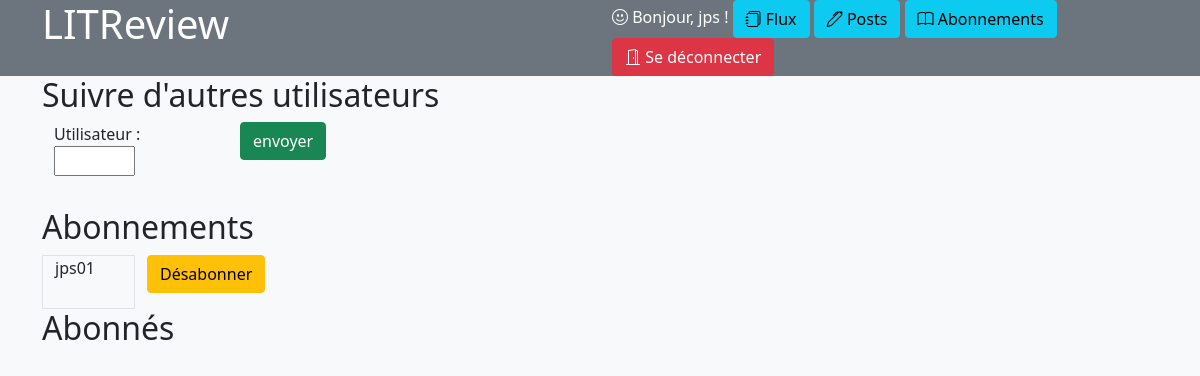
/home/abonnements (signed in), run on an earlier commit of the app's database.
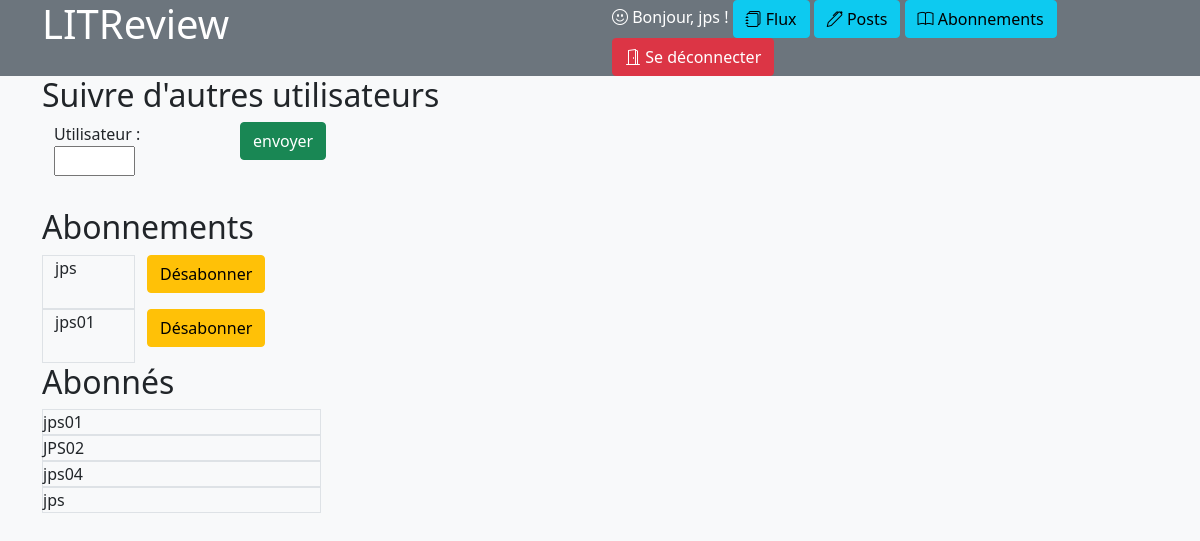
And on a later commit of the database.
### connexion/models.py (models this page shows, shortened)
class ConnectUser(AbstractBaseUser):
    pseudo = models.CharField(
        unique=True,
        max_length=10,
        blank=False
    )
    email = models.EmailField(
        unique=True,
        max_length=255,
        blank=False
    )
    is_active = models.BooleanField(default=True)
    is_staff = models.BooleanField(default=False)
    is_admin = models.BooleanField(default=False)
    USERNAME_FIELD = "pseudo"
    REQUIRED_FIELDS = ["email"]
    objects = MyUserManager()

### review/models.py (models this page shows)
class UserFollows(models.Model):
    user = models.ForeignKey(settings.AUTH_USER_MODEL, on_delete=models.SET_NULL, null=True, related_name='following')
    followed_user = models.ForeignKey(settings.AUTH_USER_MODEL, on_delete=models.SET_NULL, null=True, related_name='followed_by')
    class Meta:
        unique_together = ('user', 'followed_user')

### review/views.py (the view, shortened to what this page needs)
# urls.py: path('home/abonnements', login_required(review.views.UserFollowsView.as_view()),name='abonnements'),
class UserFollowsView(View):
    template_name = 'review/abonnements.html'
    form = UserFollowsForm
    success_url = reverse_lazy('home')
    def get(self, request):
        form = self.form()
        follows = UserFollows.objects.filter(user=self.request.user)
        followers = UserFollows.objects.filter(followed_user=self.request.user)
        return render(request,
                      self.template_name,
                      {"follows": follows,
                       "form": form,
                       "followers": followers})

### review/forms.py
class UserFollowsForm(forms.Form):
    followed_name = forms.CharField(label="Utilisateur" ,widget = forms.TextInput())

### review/templates/review/abonnements.html (shortened to what this page needs)
{% extends 'base.html' %}
{% block content %}
<div class="container">
    <h2>Suivre d'autres utilisateurs</h2>
    <form method="POST">
        <div class="container">
            <div class="row">
                <div class="col-2">
                    {{form.as_p}}
                </div>
                <div class="col">
                    <input type="submit" class="btn btn-success" value="envoyer">
                </div>
            </div>
        </div>
    </form>
    <h2>Abonnements</h2>
    {% if follows %}
        {% for follow in follows %}
             <div class="container">
                 <div class="row">
                     <div class="col-1 border">
                         {{ follow.followed_user}}
                     </div>
                     <div class="col-2">
                         <form onsubmit="return confirm('Etes-vous sûr?');" action="{% url 'delete_abonnements' follow.id %}" method="POST">
                            <button class="btn btn-warning">Désabonner</button>
                        </form>
                     </div>
                 </div>
             </div>
        {% endfor ´%}
    {% endif %}
    <h2>Abonnés</h2>
    {% if followers %}
        {% for follower in followers %}
             <div  class="border w-25">
               {{ follower.user}}
             </div>
        {% endfor ´%}
    {% endif %}
</div>
{% endblock content %}

### templates/base.html (shortened to what this page needs)
{% load static %}
<html >
    <head>
        <link href="https://cdn.jsdelivr.net/npm/bootstrap@5.0.2/dist/css/bootstrap.min.css" rel="stylesheet"
>
        <link rel="stylesheet" href="https://cdn.jsdelivr.net/npm/bootstrap-icons@1.5.0/font/bootstrap-icons.css">
        <link rel="stylesheet" href="{% static 'app.css' %}">
    </head>
    <body class="bg-light text-dark">
        <header  class="bg-secondary text-white">
            <div class="container">
                <div class="row">
                    <div class="col-6">
                        <h1>LITReview</h1>
                    </div>
                    <div class="col">
                        {% if user.is_authenticated %}
                            <a>
                                <i class="bi bi-emoji-smile"></i>
                                Bonjour, {{ user }} !
                            </a>
                            <a class="btn btn-info" href="{% url 'home' %}">
                                <i class="bi bi-journals"></i>
                                Flux
                            </a>
                            <a class="btn btn-info" href="{% url 'posts' %}">
                                <i class="bi bi-pen"></i>
                                Posts
                            </a>
                            <a class="btn btn-info" href="{% url 'abonnements' %}">
                                <i class="bi bi-book"></i>
                                Abonnements
                            </a>
                            <a class="btn btn-danger" href="{% url 'logout' %}" >
                                <i class="bi bi-door-open"></i>
                                Se déconnecter
                            </a>
                        {% endif %}
                    </div>
                </div>
            </div>
        </header>
        <div >
            {% block content %}
            {% endblock content %}
        </div>
    </body>
</html>

### static/app.css (style rules this page uses)
#id_followed_name { width: 50%; }

What changed in the data, as far as the page shows it:
added UserFollows: followed_user "jps", user "jps"
added UserFollows: user "jps01", shown under "Abonnés"
added UserFollows: user "JPS02", shown under "Abonnés"
added UserFollows: user "jps04", shown under "Abonnés"
